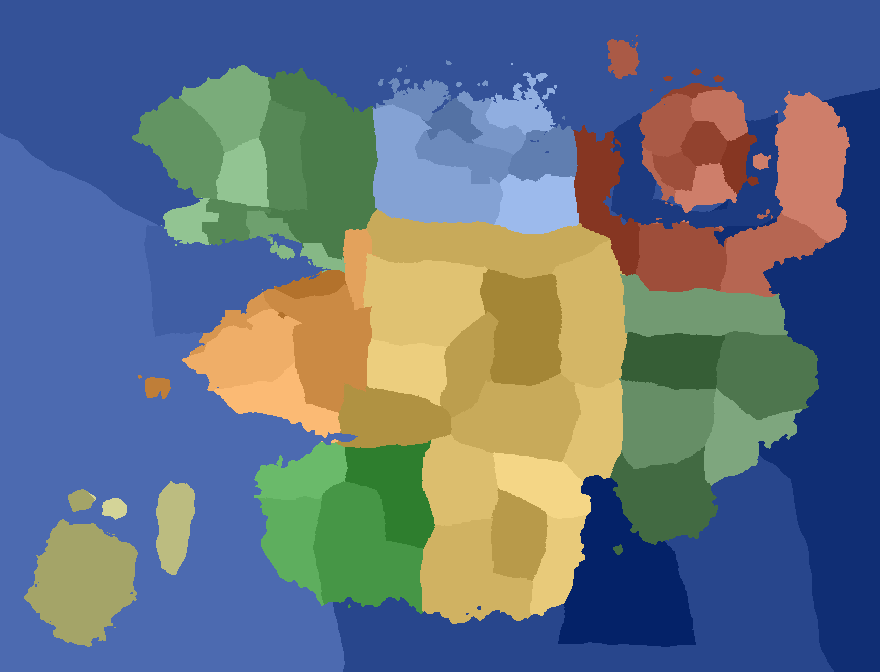
#> input picture mod/src/main/resources/nirncraft/tamriel/regions.png, 880 x 672 px
$ python provinces.py
#> lines starting #> are read from the running program, lines starting #| are printed output that depends on the picture
"""Generates the named places of every province outside Skyrim (and a few in the foreign lands): the towns, forts,
ruins, caves, tombs and wonders of Cyrodiil, Morrowind, Black Marsh, Elsweyr, Valenwood, Summerset, Hammerfell,
High Rock, Atmora, Akavir, Yokuda, Pyandonea and Thras.

Usage: py -3 tools/provinces.py [--preview] [--grid] [--probe X Z] [--check PROVINCE] [--ingest DIR]... [--no-fill]
                                [--dry]

  (no flag)       validate and write the places files and the lang file
  --preview       also render tools/worldgen/preview_places*.png (every named place over the map) to check by eye
  --grid          render tools/worldgen/grid_<province>.png: a coordinate grid over each province, for authoring
  --probe X Z     print what the map says at block (X, Z) (region, height, coast, water) and exit
  --check PROV    place one province's authored rows and report moves and drops; writes nothing
  --ingest DIR    also take reference map markers from DIR/markers.json (the owner's game data, already in block
                  coordinates; see ingest_rows): authored rows move to their reference positions and the other
                  markers become places, up to the density target. Repeatable (oblivion_ref, morrowind_ref, ...).
  --no-fill       only the authored places (skip the generated minor sites that bring each province to Skyrim's density)
  --dry           run everything but write nothing

Sources (all hand-authored facts: names, kinds, rough relative positions; the descriptions are original text):
  tools/provinces_data/<province>.py   PLACES = [(name, kind, x, z, region, description[, options]), ...]

How a place is placed: the authored point is checked against the map rasters (mod resources, the same data the game
reads): it must be dry land of the place's province, clear of the sea, lakes and rivers, and at least 64 blocks
(more for settlements: their radii plus a margin) from every other named place, including Skyrim's, the province
capitals and the Daedric shrines. A point that fails is moved to the nearest spot that passes, preferring the region
it was authored for; the region written is always the one the map has there. Places of the foreign lands are checked
against a port of the game's Beyond noise (terrain/Beyond.java, MapNoise.java).

Then each province is topped up towards Skyrim's density (one named place per ~60,000 square blocks of land) with
minor sites -- caves, camps, farms, towers, tombs -- named in the province's own idiom, as Daggerfall did for the
Iliac Bay. They are seeded and stable: re-running gives the same places.

Outputs (relative to the repo root):
  mod/src/main/resources/nirncraft/tamriel/places/<province>.json  (cyrodiil, morrowind, ..., foreign)
  mod/src/main/resources/nirncraft/tamriel/places/index.json       (the files appended if missing)
  mod/src/main/lang/nirncraft/provinces.json                       place names and one-line descriptions
The structures that build the new kinds (culture ruins, regional keeps and towers) are written by
`py -3 tools/landmarks.py --structures` (its PROVINCE_SITES table); check_builders() warns about any kind nothing builds.
"""
import importlib.util
import json
import math
import os
import random
import re
import sys

import numpy as np
from PIL import Image, ImageDraw, ImageFont

ROOT = os.path.abspath(os.path.join(os.path.dirname(os.path.abspath(__file__)), ".."))
RES = os.path.join(ROOT, "mod", "src", "main", "resources")
MAPDIR = os.path.join(RES, "nirncraft", "tamriel")
PLACES_DIR = os.path.join(MAPDIR, "places")
QUEST_PLACES = os.path.join(RES, "nirncraft", "quests", "places.json")
LANG = os.path.join(ROOT, "mod", "src", "main", "lang", "nirncraft", "provinces.json")
DATA_DIR = os.path.join(ROOT, "tools", "provinces_data")
PREVIEW_DIR = os.path.join(ROOT, "tools", "worldgen")

PROVINCES = ["cyrodiil", "morrowind", "black_marsh", "elsweyr", "valenwood", "summerset", "hammerfell", "high_rock",
             "foreign"]
FOREIGN = {"atmora", "akavir", "yokuda", "pyandonea", "thras"}
GATES_FILE = "oblivion_gates.json"  # Oblivion's gates (from reference data): pins for the realms workstream to build
OUR_FILES = [p + ".json" for p in PROVINCES] + [GATES_FILE]

CULTURE = {"cyrodiil": "imperial", "morrowind": "dunmer", "high_rock": "breton", "hammerfell": "redguard",
           "black_marsh": "argonian", "elsweyr": "khajiit", "valenwood": "bosmer", "summerset": "altmer",
           "atmora": "atmoran", "akavir": "akaviri", "yokuda": "yokudan", "pyandonea": "maormer", "thras": "sload"}

# Skyrim's density: about 430 named places on 26 million square blocks of land
DENSITY = 60000

# ---------------------------------------------------------------------------------------------------------------------
# kinds: what an authored "kind" builds -> (place type, variant, radius, flags)
#   flags: C = may stand at the water's edge (sea, lake or river shore), S = settlement (flat, not on peaks),
#          W = may stand by water (bridges, wrecks; same check as C)
#          P = pin only (lies inside another place, e.g. a city district: nothing is built for it)

KINDS = {
    # settlements (nirncraft:settlement with the culture kit; variants pick special layouts)
    "city": ("city", "", 110, "S"),
    "town": ("town", "", 60, "S"),
    "village": ("village", "", 42, "S"),
    "hamlet": ("village", "", 28, "S"),
    "farm": ("farm", "", 28, "S"),
    "homestead": ("farm", "homestead", 30, "S"),
    "stables": ("farm", "stables", 26, "S"),
    "estate": ("farm", "estate", 34, "S"),        # manors, priories, plantations, chapterhouses
    "lodge": ("farm", "lodge", 26, "S"),
    "inn": ("village", "inn", 24, "S"),
    "mill": ("village", "mill", 32, "S"),
    "mining_town": ("town", "mining", 50, "S"),
    "mining_village": ("village", "mining", 40, "S"),
    "stronghold": ("village", "stronghold", 38, "S"),   # Orc strongholds
    "telvanni": ("village", "telvanni", 40, "S"),       # a Telvanni wizard's tower town
    "port": ("town", "", 60, "SC"),                     # harbour towns on the shore
    "fishing_village": ("village", "", 40, "SC"),
    # forts (theme fort; keep = the region's own masonry)
    "fort": ("fort", "fort", 22, ""),
    "fort_vampire": ("fort", "fort_vampire", 22, ""),
    "fort_mage": ("fort", "fort_mage", 22, ""),
    "fort_forsworn": ("fort", "fort_forsworn", 22, ""),
    "keep": ("fort", "keep", 24, ""),
    "akaviri_fort": ("fort", "akaviri_fort", 26, ""),
    # caves, lairs, camps
    "cave": ("dungeon_fixed", "cave", 18, ""),
    "den": ("dungeon_fixed", "den", 18, ""),
    "bandit_cave": ("dungeon_fixed", "bandit_cave", 18, ""),
    "spider_cave": ("dungeon_fixed", "spider_cave", 18, ""),
    "troll_cave": ("dungeon_fixed", "troll_cave", 18, ""),
    "smuggler_cave": ("dungeon_fixed", "smuggler_cave", 18, "C"),
    "skeever_cave": ("dungeon_fixed", "skeever_cave", 18, ""),
    "spriggan_cave": ("dungeon_fixed", "spriggan_cave", 18, ""),
    "ice_cave": ("dungeon_fixed", "ice_cave", 18, ""),
    "vampire_lair": ("dungeon_fixed", "vampire_lair", 18, ""),
    "necromancer_lair": ("dungeon_fixed", "necromancer_lair", 18, ""),
    "hagraven_lair": ("dungeon_fixed", "hagraven_lair", 18, ""),
    "mine": ("dungeon_fixed", "mine", 20, ""),
    "egg_mine": ("dungeon_fixed", "egg_mine", 20, ""),         # kwama egg mines (Morrowind's mine kit)
    "sixth_house": ("dungeon_fixed", "sixth_house_base", 18, ""),  # Dagoth caves of the Sixth House
    "dwemer": ("dungeon_fixed", "dwemer_ruin", 32, ""),
    "shipwreck": ("dungeon_fixed", "shipwreck", 14, "CW"),
    "grove": ("dungeon_fixed", "grove", 16, ""),
    "bandit_camp": ("dungeon_fixed", "bandit_camp", 14, ""),
    "legion_camp": ("dungeon_fixed", "imperial_camp", 18, ""),
    "cabin": ("dungeon_fixed", "cabin", 10, ""),
    "lighthouse": ("dungeon_fixed", "lighthouse", 10, "C"),
    "watchtower": ("dungeon_fixed", "watchtower", 12, ""),
    "tower": ("dungeon_fixed", "tower", 12, ""),            # the region's own tower (Velothi, Breton, Redguard...)
    "mage_tower": ("dungeon_fixed", "mage_tower", 10, ""),
    "giant_camp": ("dungeon_fixed", "giant_camp", 16, ""),
    "dragon_lair": ("dungeon_fixed", "dragon_lair", 16, ""),
    "nordic_ruin": ("dungeon_fixed", "nordic_ruin", 12, ""),
    "barrow": ("dungeon_fixed", "barrow", 26, ""),
    # culture ruins (theme ruin, dressed by the culture's kit)
    "ayleid": ("dungeon_fixed", "ayleid_ruin", 26, ""),
    "velothi_tomb": ("dungeon_fixed", "velothi_tomb", 22, ""),
    "daedric_ruin": ("dungeon_fixed", "daedric_ruin", 26, ""),
    "xanmeer": ("dungeon_fixed", "xanmeer", 26, ""),
    "moon_temple": ("dungeon_fixed", "moon_temple", 24, ""),
    "tree_tomb": ("dungeon_fixed", "tree_tomb", 22, ""),
    "crystal_vault": ("dungeon_fixed", "crystal_vault", 24, ""),
    "yokudan_tomb": ("dungeon_fixed", "yokudan_tomb", 24, ""),
    "akaviri_ruin": ("dungeon_fixed", "akaviri_ruin", 24, ""),
    "atmoran_tomb": ("dungeon_fixed", "atmoran_tomb", 24, ""),
    "sea_vault": ("dungeon_fixed", "sea_vault", 24, "C"),
    "coral_pit": ("dungeon_fixed", "coral_pit", 24, "C"),
    "breton_crypt": ("dungeon_fixed", "breton_crypt", 22, ""),
    "orc_ruin": ("dungeon_fixed", "orc_ruin", 22, ""),
    "imperial_crypt": ("dungeon_fixed", "imperial_crypt", 22, ""),
    # landmarks (surface wonders) and pins
    "monument": ("landmark", "monument", 12, ""),
    "stones": ("landmark", "stones", 12, ""),
    "ruin": ("landmark", "ruin", 12, ""),
    "peak": ("landmark", "peak", 12, ""),
    "pass": ("landmark", "pass", 12, ""),
    "clearing": ("landmark", "clearing", 12, ""),
    "dwemer_landmark": ("landmark", "dwemer", 12, ""),
    "bridge": ("landmark", "bridge", 12, "W"),
    "altar": ("landmark", "altar", 12, ""),
    "rock": ("landmark", "rock", 12, ""),
    "waterfall": ("landmark", "waterfall", 12, ""),
    "eyrie": ("landmark", "eyrie", 12, ""),
    "island": ("landmark", "island", 12, "C"),
    "source": ("landmark", "source", 12, ""),
    "campsite": ("landmark", "campsite", 12, ""),
    "district": ("landmark", "district", 8, "P"),
}
for _prince in ["azura", "boethiah", "clavicus_vile", "hermaeus_mora", "hircine", "malacath", "mehrunes_dagon",
                "mephala", "meridia", "molag_bal", "namira", "nocturnal", "peryite", "sanguine", "sheogorath", "vaermina"]:
    KINDS["shrine_" + _prince] = ("daedric_shrine", _prince, 12, "")

# Every kind above must be built by a nirncraft:places structure set (tools/landmarks.py writes the dungeon ones,
# including the culture ruins, keeps and towers these provinces need: PROVINCE_SITES); check_builders() verifies it.


# [30 lines left out: functions check_builders, slug, write_json, not called in this run]


# ---------------------------------------------------------------------------------------------------------------------
# the map: the Tamriel rasters (TamrielMap / MapRaster)

class TamrielRasters:
    CELL, MIN_X, MIN_Z = 32, -15360, -5120

    def __init__(self):
        self.reg = np.array(Image.open(os.path.join(MAPDIR, "regions.png")))
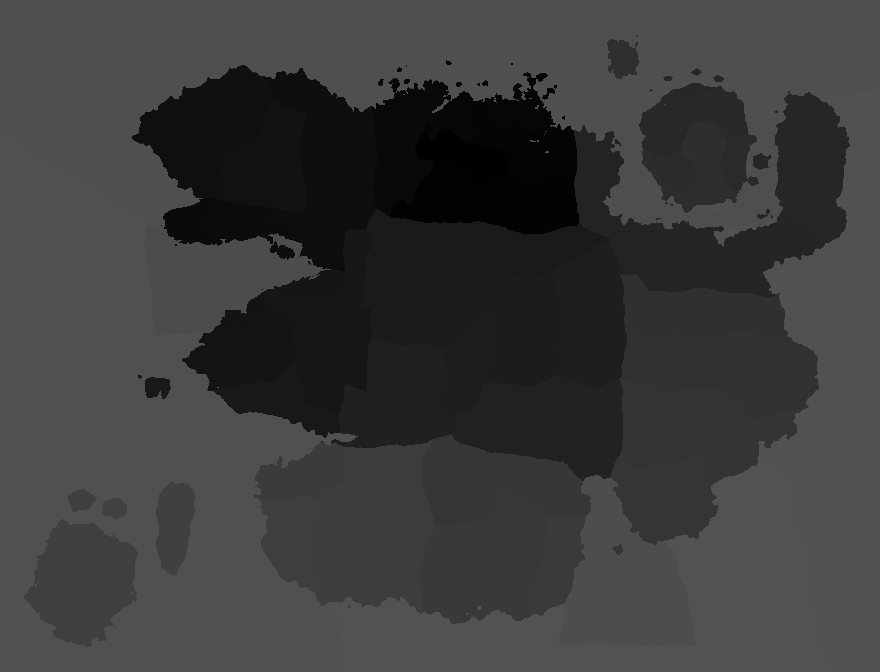
#> self.reg: shape (672, 880); min 1, max 82, mean 59.1
        self.elev = np.array(Image.open(os.path.join(MAPDIR, "elevation.png"))).astype(np.float64) / 32 - 64
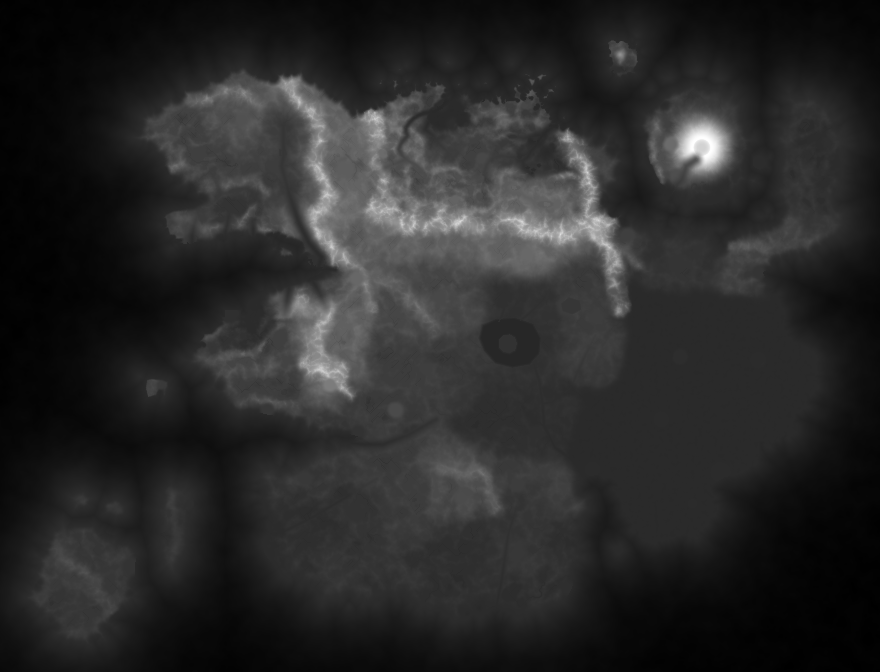
#> input picture mod/src/main/resources/nirncraft/tamriel/elevation.png, 880 x 672 px
        self.coast = np.array(Image.open(os.path.join(MAPDIR, "coast.png"))).astype(np.float64) - 32768
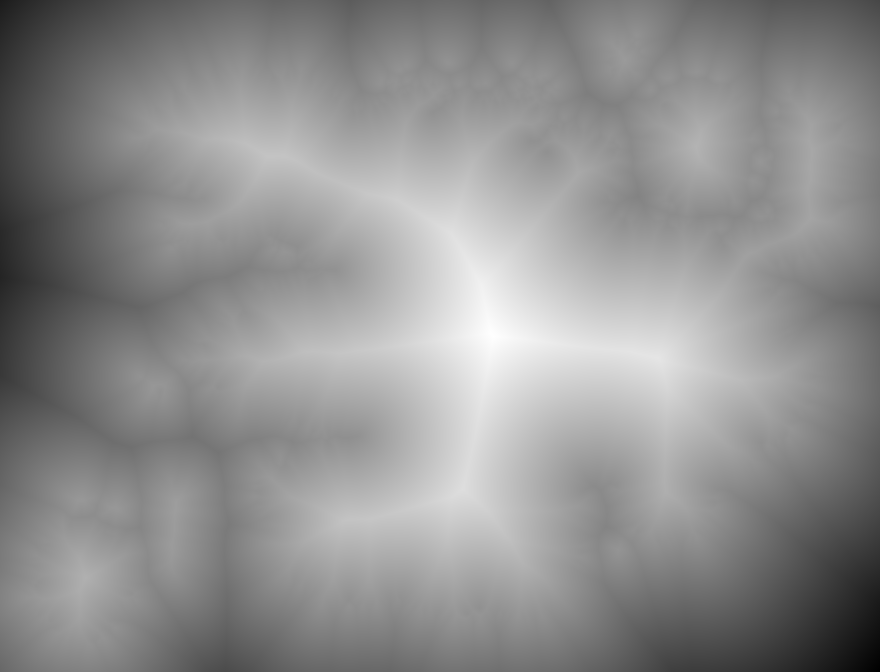
#> input picture mod/src/main/resources/nirncraft/tamriel/coast.png, 880 x 672 px
        feat = np.array(Image.open(os.path.join(MAPDIR, "features.png")).convert("RGBA")).astype(np.float64)
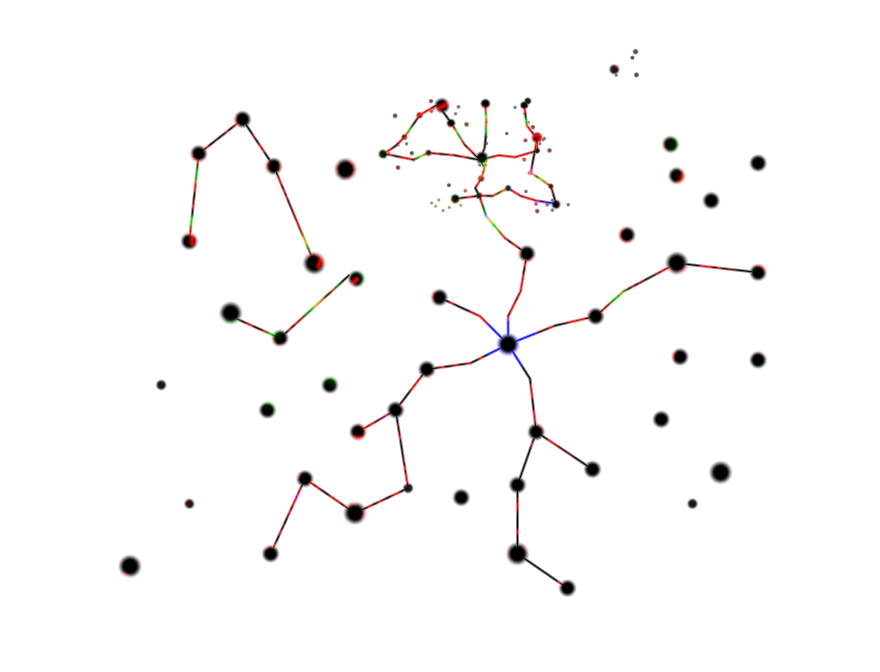
#> input picture mod/src/main/resources/nirncraft/tamriel/features.png, 880 x 672 px
        self.river = (255 - feat[..., 0]) * 0.5   # blocks to the nearest river centre line (127 = far)
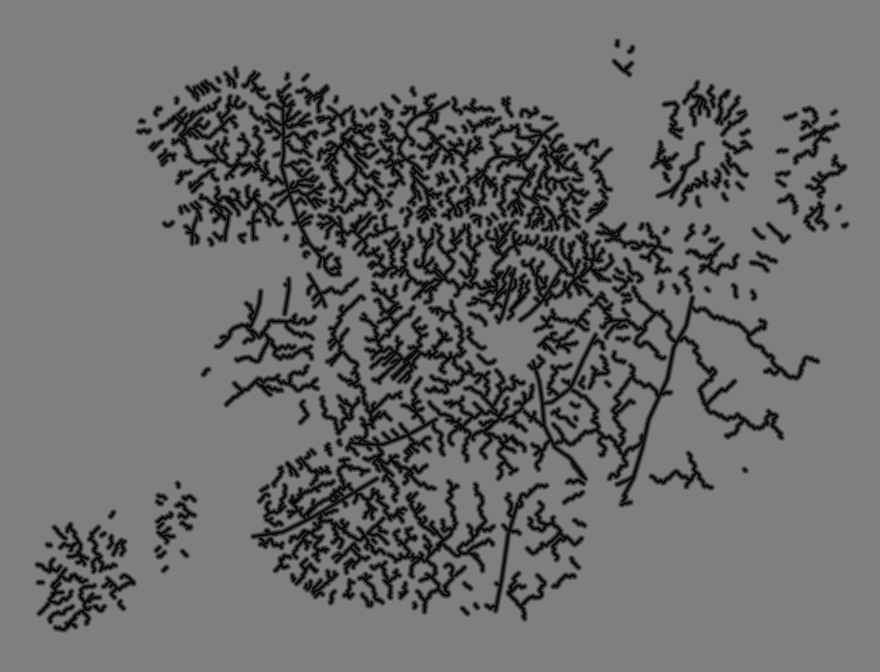
#> self.river: shape (672, 880) float64; min 0, max 127.5, mean 109.6
        self.lake = (feat[..., 2] - 128) * 0.5     # signed: > 0 inside a lake
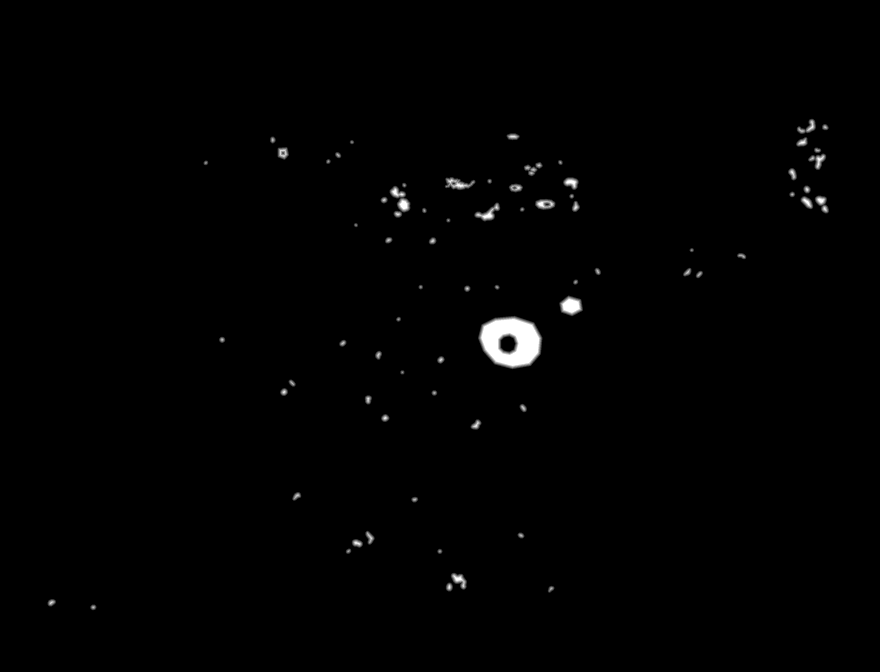
#> self.lake: shape (672, 880) float64; min -64, max 63.5, mean -63.1; drawn with min black and max white
        self.H, self.W = self.reg.shape
#> self.H = 672; self.W = 880
#> (the run stopped early here; a loop or call above may not have finished)
